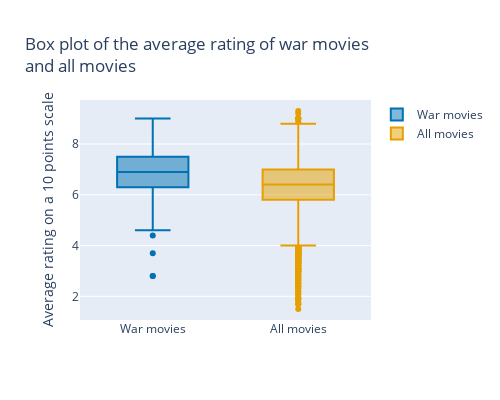

The code cell stored with this chart in its notebook:
### Code cell
import plotly.graph_objects as go

fig = go.Figure()
fig.add_trace(go.Box(y=all_movies_genre_war['averageRating'], name='War movies', marker_color='rgb(0, 114, 178)'))
fig.add_trace(go.Box(y=all_movies_cleaned['averageRating'], name='All movies',  marker_color='rgb(230, 159, 0)'))
fig.update_layout(title='Box plot of the average rating of war movies<br>and all movies',
                   yaxis_title='Average rating on a 10 points scale')
fig.update_layout(width=500, height=400 )
fig.show()

### Figure 1 — Plotly figure (JSON) as saved in the notebook; plotly's stock layout.template omitted (floating-point values rounded to 4 significant figures; data arrays with more than 128 entries replaced by an {"elided": "..."} marker saying what was removed)
{"data": [{"marker": {"color": "rgb(0, 114, 178)"}, "name": "War movies", "type": "box", "y": {"elided": "374 float values"}}, {"marker": {"color": "rgb(230, 159, 0)"}, "name": "All movies", "type": "box", "y": {"elided": "7495 float values"}}], "layout": {"height": 400, "title": {"text": "Box plot of the average rating of war movies<br>and all movies"}, "width": 500, "yaxis": {"title": {"text": "Average rating on a 10 points scale"}}}}
